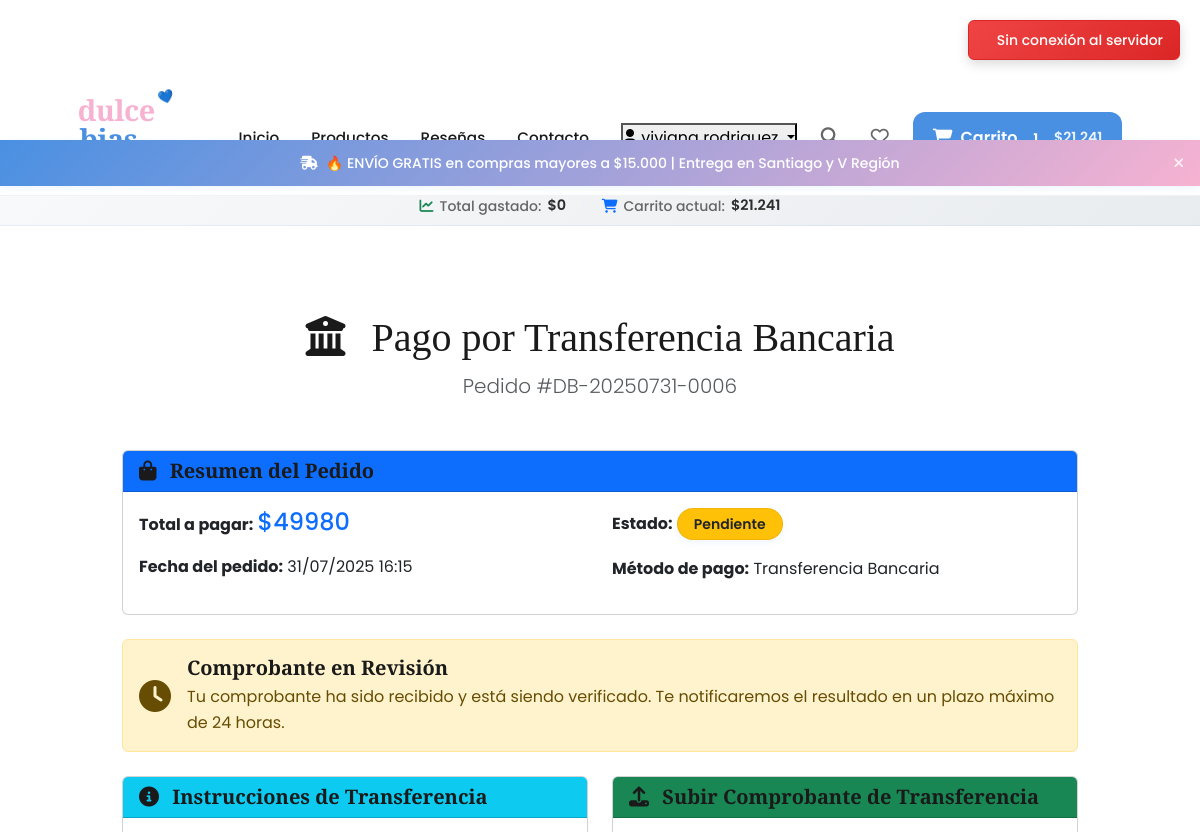
Page /orders/DB-20250731-0006/transfer/ (signed in, upper part) on the earlier database version.
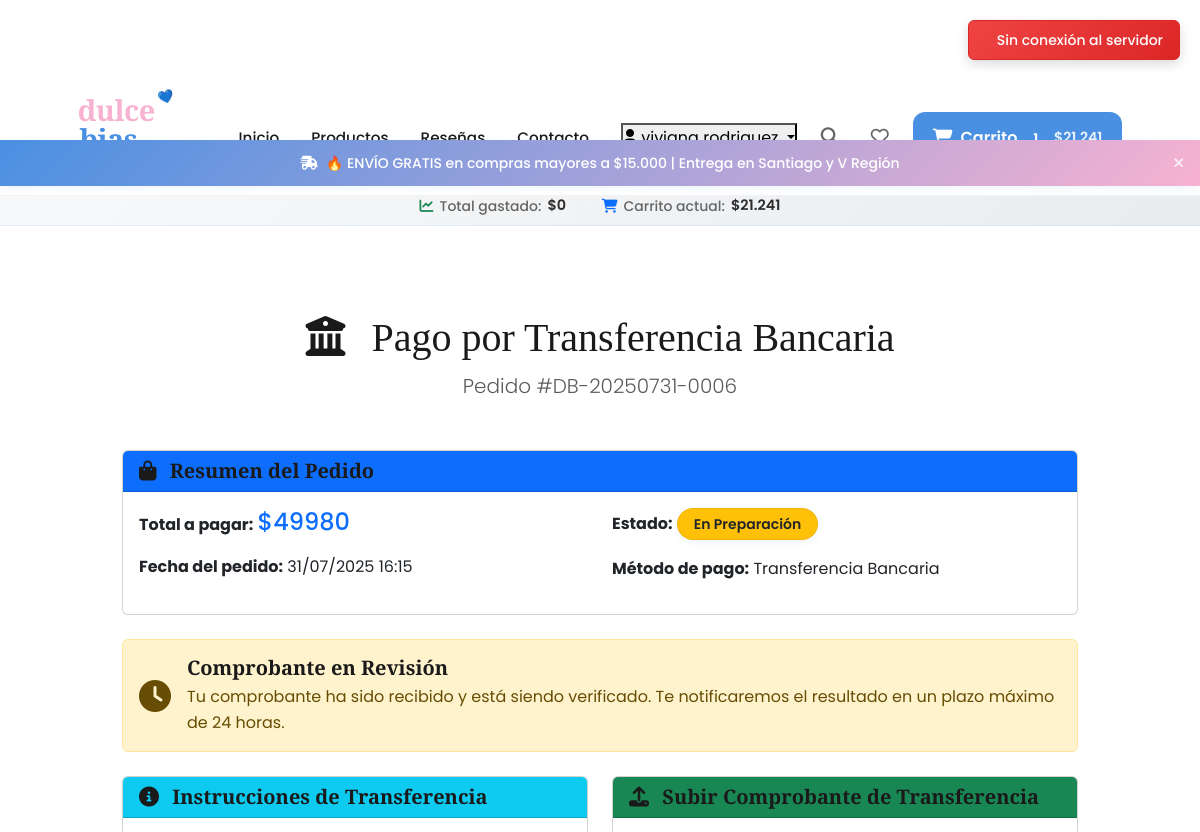
Same page on the later database version.
### orders/models.py (models this page shows, shortened)
class Order(models.Model):
    STATUS_CHOICES = [
        ('pending', 'Pendiente'),
        ('confirmed', 'Confirmado'),
        ('processing', 'En Preparación'),
        ('shipped', 'Enviado'),
        ('delivered', 'Entregado'),
        ('cancelled', 'Cancelado'),
    ]
    PAYMENT_STATUS_CHOICES = [
        ('pending', 'Pendiente'),
        ('paid', 'Pagado'),
        ('failed', 'Fallido'),
        ('refunded', 'Reembolsado'),
    ]
    REGION_CHOICES = [
        ('rm', 'Región Metropolitana'),
        ('v', 'V Región - Valparaíso'),
        ('viii', 'VIII Región - Biobío'),
        ('iv', 'IV Región - Coquimbo'),
        ('other', 'Otra Región'),
    ]
    PAYMENT_METHOD_CHOICES = [
        ('webpay', 'Webpay Plus'),
        ('transfer', 'Transferencia Bancaria'),
        ('cash', 'Pago contra entrega'),
    ]
    order_number = models.CharField(max_length=20, unique=True, editable=False)
    user = models.ForeignKey(User, on_delete=models.CASCADE, related_name='orders')
    status = models.CharField(max_length=20, choices=STATUS_CHOICES, default='pending')
    payment_status = models.CharField(max_length=20, choices=PAYMENT_STATUS_CHOICES, default='pending')
    first_name = models.CharField(max_length=50)
    last_name = models.CharField(max_length=50)
    email = models.EmailField()
    phone = models.CharField(max_length=20)
    address = models.CharField(max_length=250)
    city = models.CharField(max_length=100)
    region = models.CharField(max_length=10, choices=REGION_CHOICES)
    postal_code = models.CharField(max_length=10, blank=True)
    payment_method = models.CharField(max_length=20, choices=PAYMENT_METHOD_CHOICES, default='webpay')
    subtotal = models.DecimalField(max_digits=10, decimal_places=0)
    shipping_cost = models.DecimalField(max_digits=10, decimal_places=0, default=0)
    total = models.DecimalField(max_digits=10, decimal_places=0)
    created_at = models.DateTimeField(auto_now_add=True)
    updated_at = models.DateTimeField(auto_now=True)
    shipped_at = models.DateTimeField(null=True, blank=True)
    delivered_at = models.DateTimeField(null=True, blank=True)
    notes = models.TextField(blank=True, help_text="Notas especiales para el pedido")
    tracking_number = models.CharField(max_length=100, blank=True)
    class Meta:
        ordering = ['-created_at']
        indexes = [
            models.Index(fields=['order_number']),
            models.Index(fields=['user', '-created_at']),
            models.Index(fields=['status']),
        ]

### orders/transfer_views.py (the view)
# urls.py: path('<str:order_number>/transfer/', transfer_views.transfer_payment_view, name='transfer_payment'),
@login_required
def transfer_payment_view(request, order_number):
    order = get_object_or_404(Order, order_number=order_number, user=request.user)
    if order.payment_method != 'transfer':
        messages.error(request, 'Este pedido no está configurado para pago por transferencia.')
        return redirect('orders:order_detail', order_number=order_number)
    if order.payment_status == 'paid':
        messages.info(request, 'Este pedido ya ha sido pagado.')
        return redirect('orders:order_detail', order_number=order_number)
    bank_accounts = BankAccount.objects.filter(is_active=True)
    if not bank_accounts.exists():
        messages.error(request, 'No hay cuentas bancarias disponibles. Contacta con atención al cliente.')
        return redirect('orders:order_detail', order_number=order_number)
    transfer_payment = None
    try:
        transfer_payment = TransferPayment.objects.get(order=order)
    except TransferPayment.DoesNotExist:
        pass
    if request.method == 'POST':
        return handle_transfer_payment_submission(request, order, bank_accounts)
    context = {
        'order': order,
        'bank_accounts': bank_accounts,
        'transfer_payment': transfer_payment,
    }
    return render(request, 'orders/transfer_payment.html', context)

### accounts/models.py (called while the page is built)
    @property
    def full_name(self):
        return f"{self.user.first_name} {self.user.last_name}".strip()

    @property
    def display_name(self):
        if self.full_name:
            return self.full_name
        return self.user.username

### cart/models.py (called while the page is built)
    @property
    def total_items(self):
        return sum(item.quantity for item in self.items.all())

    @property
    def total_price(self):
        return sum(item.get_total_price() for item in self.items.all())

    @property
    def formatted_total_price(self):
        total = self.total_price
        return f"${int(total):,}".replace(',', '.')

    def get_total_price(self):
        return self.product.current_price * self.quantity

### shop/models.py (called while the page is built)
    @property
    def current_price(self):
        if self.is_on_sale:
            if self.discount_price:
                return self.discount_price
            elif self.discount_percentage > 0:
                discount_amount = self.price * (Decimal(str(self.discount_percentage)) / Decimal('100'))
                return self.price - discount_amount
        return self.price

### templates/orders/transfer_payment.html (shortened to what the changed rows need)
{% extends 'base.html' %}
{% block content %}
<div class="container py-5">
    <div class="row justify-content-center">
        <div class="col-lg-10">
            <div class="text-center mb-5">
                <h1 class="display-6">
                    <i class="fas fa-university me-3"></i>
                    Pago por Transferencia Bancaria
                </h1>
                <p class="lead text-muted">Pedido #{{ order.order_number }}</p>
            </div>
            <div class="card mb-4">
                <div class="card-body">
                    <div class="row">
                        <div class="col-md-6">
                            <p><strong>Total a pagar:</strong> <span class="h4 text-primary">${{ order.total|floatformat:0 }}</span></p>
                            <p><strong>Fecha del pedido:</strong> {{ order.created_at|date:"d/m/Y H:i" }}</p>
                        </div>
                        <div class="col-md-6">
                            <p><strong>Estado:</strong>
                                <span class="badge bg-warning">{{ order.get_status_display }}</span>
                            </p>
                        </div>
                    </div>
                </div>
            </div>
        </div>
    </div>
</div>
{% endblock %}

Differences in the rows shown:
changed Order "DB-20250731-0006": status "Pendiente" → "En Preparación"
